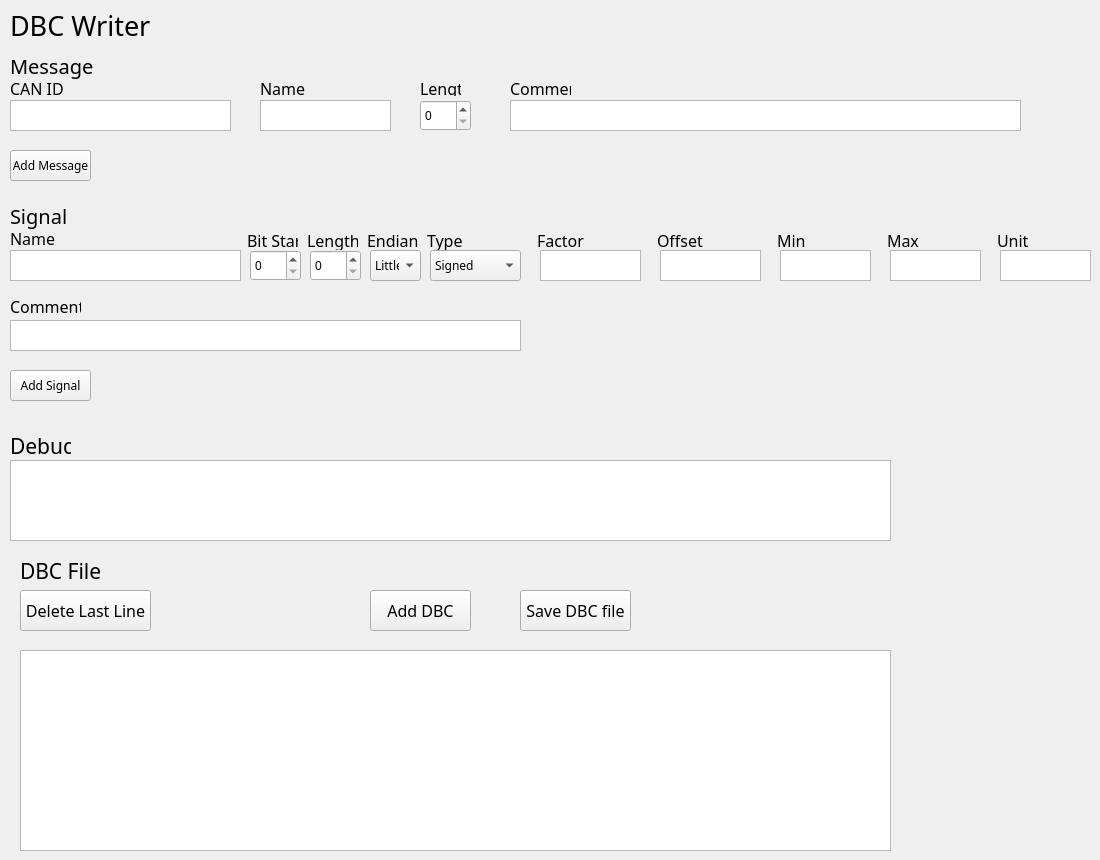
    <widget class="QWidget" name="tab">
     <attribute name="title">
      <string>Edit</string>
     </attribute>
     <widget class="QLabel" name="label_4">
      <property name="geometry">
       <rect>
        <x>247</x>
        <y>230</y>
        <width>51</width>
        <height>20</height>
       </rect>
      </property>
      <property name="font">
       <font>
        <family>휴먼옛체</family>
        <pointsize>12</pointsize>
       </font>
      </property>
      <property name="text">
       <string>Bit Start</string>
      </property>
     </widget>
     <widget class="QTextEdit" name="sg_name">
      <property name="geometry">
       <rect>
        <x>10</x>
        <y>250</y>
        <width>231</width>
        <height>31</height>
       </rect>
      </property>
      <property name="font">
       <font>
        <pointsize>9</pointsize>
       </font>
      </property>
     </widget>
     <widget class="QTextEdit" name="CAN_ID">
      <property name="geometry">
       <rect>
        <x>10</x>
        <y>100</y>
        <width>221</width>
        <height>31</height>
       </rect>
      </property>
     </widget>
     <widget class="QLabel" name="label_3">
      <property name="geometry">
       <rect>
        <x>10</x>
        <y>230</y>
        <width>81</width>
        <height>16</height>
       </rect>
      </property>
      <property name="font">
       <font>
        <family>휴먼옛체</family>
        <pointsize>12</pointsize>
       </font>
      </property>
      <property name="text">
       <string>Name</string>
      </property>
     </widget>
     <widget class="QLabel" name="label_14">
      <property name="geometry">
       <rect>
        <x>777</x>
        <y>230</y>
        <width>51</width>
        <height>20</height>
       </rect>
      </property>
      <property name="font">
       <font>
        <family>휴먼옛체</family>
        <pointsize>12</pointsize>
       </font>
      </property>
      <property name="text">
       <string>Min</string>
      </property>
     </widget>
     <widget class="QSpinBox" name="sg_length">
      <property name="geometry">
       <rect>
        <x>310</x>
        <y>250</y>
        <width>51</width>
        <height>31</height>
       </rect>
      </property>
     </widget>
     <widget class="QTextEdit" name="sg_offset">
      <property name="geometry">
       <rect>
        <x>660</x>
        <y>250</y>
        <width>101</width>
        <height>31</height>
       </rect>
      </property>
     </widget>
     <widget class="QLabel" name="label_19">
      <property name="geometry">
       <rect>
        <x>10</x>
        <y>435</y>
        <width>61</width>
        <height>21</height>
       </rect>
      </property>
      <property name="font">
       <font>
        <family>궁서체</family>
        <pointsize>16</pointsize>
       </font>
      </property>
      <property name="text">
       <string>Debug</string>
      </property>
     </widget>
     <widget class="QLabel" name="label_10">
      <property name="geometry">
       <rect>
        <x>420</x>
        <y>80</y>
        <width>41</width>
        <height>16</height>
       </rect>
      </property>
      <property name="font">
       <font>
        <family>휴먼옛체</family>
        <pointsize>12</pointsize>
       </font>
      </property>
      <property name="text">
       <string>Length</string>
      </property>
     </widget>
     <widget class="QLabel" name="label_11">
      <property name="geometry">
       <rect>
        <x>510</x>
        <y>80</y>
        <width>61</width>
        <height>16</height>
       </rect>
      </property>
      <property name="font">
       <font>
        <family>휴먼옛체</family>
        <pointsize>12</pointsize>
       </font>
      </property>
      <property name="text">
       <string>Comment</string>
      </property>
     </widget>
     <widget class="QTextEdit" name="sg_max">
      <property name="geometry">
       <rect>
        <x>890</x>
        <y>250</y>
        <width>91</width>
        <height>31</height>
       </rect>
      </property>
     </widget>
     <widget class="QLabel" name="label_17">
      <property name="geometry">
       <rect>
        <x>427</x>
        <y>230</y>
        <width>51</width>
        <height>20</height>
       </rect>
      </property>
      <property name="font">
       <font>
        <family>휴먼옛체</family>
        <pointsize>12</pointsize>
       </font>
      </property>
      <property name="text">
       <string>Type</string>
      </property>
     </widget>
     <widget class="QTextBrowser" name="debug">
      <property name="geometry">
       <rect>
        <x>10</x>
        <y>460</y>
        <width>881</width>
        <height>81</height>
       </rect>
      </property>
      <property name="font">
       <font>
        <pointsize>8</pointsize>
       </font>
      </property>
     </widget>
     <widget class="QPushButton" name="bt_addDBC">
      <property name="geometry">
       <rect>
        <x>370</x>
        <y>590</y>
        <width>101</width>
        <height>41</height>
       </rect>
      </property>
      <property name="font">
       <font>
        <family>휴먼옛체</family>
        <pointsize>12</pointsize>
       </font>
      </property>
      <property name="text">
       <string>Add DBC</string>
      </property>
     </widget>
     <widget class="QLabel" name="label_8">
      <property name="geometry">
       <rect>
        <x>997</x>
        <y>230</y>
        <width>51</width>
        <height>20</height>
       </rect>
      </property>
      <property name="font">
       <font>
        <family>휴먼옛체</family>
        <pointsize>12</pointsize>
       </font>
      </property>
      <property name="text">
       <string>Unit</string>
      </property>
     </widget>
     <widget class="QTextEdit" name="msg_cm">
      <property name="geometry">
       <rect>
        <x>510</x>
        <y>100</y>
        <width>511</width>
        <height>31</height>
       </rect>
      </property>
     </widget>
     <widget class="QTextEdit" name="sg_factor">
      <property name="geometry">
       <rect>
        <x>540</x>
        <y>250</y>
        <width>101</width>
        <height>31</height>
       </rect>
      </property>
     </widget>
     <widget class="QPushButton" name="bt_signal">
      <property name="geometry">
       <rect>
        <x>10</x>
        <y>370</y>
        <width>81</width>
        <height>31</height>
       </rect>
      </property>
      <property name="font">
       <font>
        <family>휴먼옛체</family>
       </font>
      </property>
      <property name="text">
       <string>Add Signal</string>
      </property>
     </widget>
     <widget class="QTextEdit" name="msg_name">
      <property name="geometry">
       <rect>
        <x>260</x>
        <y>100</y>
        <width>131</width>
        <height>31</height>
       </rect>
      </property>
     </widget>
     <widget class="QComboBox" name="sg_type">
      <property name="geometry">
       <rect>
        <x>430</x>
        <y>250</y>
        <width>91</width>
        <height>31</height>
       </rect>
      </property>
      <property name="font">
       <font>
        <family>휴먼옛체</family>
       </font>
      </property>
      <item>
       <property name="text">
        <string>Signed</string>
       </property>
      </item>
      <item>
       <property name="text">
        <string>Unsigned</string>
       </property>
      </item>
     </widget>
     <widget class="QLabel" name="label">
      <property name="geometry">
       <rect>
        <x>10</x>
        <y>80</y>
        <width>81</width>
        <height>16</height>
       </rect>
      </property>
      <property name="font">
       <font>
        <family>휴먼옛체</family>
        <pointsize>12</pointsize>
       </font>
      </property>
      <property name="text">
       <string>CAN ID</string>
      </property>
     </widget>
     <widget class="QLabel" name="label_6">
      <property name="geometry">
       <rect>
        <x>537</x>
        <y>230</y>
        <width>51</width>
        <height>20</height>
       </rect>
      </property>
      <property name="font">
       <font>
        <family>휴먼옛체</family>
        <pointsize>12</pointsize>
       </font>
      </property>
      <property name="text">
       <string>Factor</string>
      </property>
     </widget>
     <widget class="QLabel" name="label_15">
      <property name="geometry">
       <rect>
        <x>887</x>
        <y>230</y>
        <width>51</width>
        <height>20</height>
       </rect>
      </property>
      <property name="font">
       <font>
        <family>휴먼옛체</family>
        <pointsize>12</pointsize>
       </font>
      </property>
      <property name="text">
       <string>Max</string>
      </property>
     </widget>
     <widget class="QLabel" name="label_16">
      <property name="geometry">
       <rect>
        <x>367</x>
        <y>230</y>
        <width>51</width>
        <height>20</height>
       </rect>
      </property>
      <property name="font">
       <font>
        <family>휴먼옛체</family>
        <pointsize>12</pointsize>
       </font>
      </property>
      <property name="text">
       <string>Endian</string>
      </property>
     </widget>
     <widget class="QLabel" name="label_7">
      <property name="geometry">
       <rect>
        <x>657</x>
        <y>230</y>
        <width>51</width>
        <height>20</height>
       </rect>
      </property>
      <property name="font">
       <font>
        <family>휴먼옛체</family>
        <pointsize>12</pointsize>
       </font>
      </property>
      <property name="text">
       <string>Offset</string>
      </property>
     </widget>
     <widget class="QLabel" name="label_13">
      <property name="geometry">
       <rect>
        <x>10</x>
        <y>200</y>
        <width>101</width>
        <height>31</height>
       </rect>
      </property>
      <property name="font">
       <font>
        <family>궁서체</family>
        <pointsize>15</pointsize>
       </font>
      </property>
      <property name="text">
       <string>Signal</string>
      </property>
     </widget>
     <widget class="QPushButton" name="bt_del_lastline">
      <property name="geometry">
       <rect>
        <x>20</x>
        <y>590</y>
        <width>131</width>
        <height>41</height>
       </rect>
      </property>
      <property name="font">
       <font>
        <family>휴먼옛체</family>
        <pointsize>12</pointsize>
       </font>
      </property>
      <property name="text">
       <string>Delete Last Line</string>
      </property>
     </widget>
     <widget class="QLabel" name="label_5">
      <property name="geometry">
       <rect>
        <x>307</x>
        <y>230</y>
        <width>51</width>
        <height>20</height>
       </rect>
      </property>
      <property name="font">
       <font>
        <family>휴먼옛체</family>
        <pointsize>12</pointsize>
       </font>
      </property>
      <property name="text">
       <string>Length</string>
      </property>
     </widget>
     <widget class="QLabel" name="label_12">
      <property name="geometry">
       <rect>
        <x>10</x>
        <y>50</y>
        <width>101</width>
        <height>31</height>
       </rect>
      </property>
      <property name="font">
       <font>
        <family>궁서체</family>
        <pointsize>15</pointsize>
       </font>
      </property>
      <property name="text">
       <string>Message</string>
      </property>
     </widget>
     <widget class="QSpinBox" name="sg_start">
      <property name="geometry">
       <rect>
        <x>250</x>
        <y>250</y>
        <width>51</width>
        <height>31</height>
       </rect>
      </property>
     </widget>
     <widget class="QSpinBox" name="msg_length">
      <property name="geometry">
       <rect>
        <x>420</x>
        <y>100</y>
        <width>51</width>
        <height>31</height>
       </rect>
      </property>
     </widget>
     <widget class="QLabel" name="label_2">
      <property name="geometry">
       <rect>
        <x>260</x>
        <y>80</y>
        <width>48</width>
        <height>16</height>
       </rect>
      </property>
      <property name="font">
       <font>
        <family>휴먼옛체</family>
        <pointsize>12</pointsize>
       </font>
      </property>
      <property name="text">
       <string>Name</string>
      </property>
     </widget>
     <widget class="QPushButton" name="bt_msg">
      <property name="geometry">
       <rect>
        <x>10</x>
        <y>150</y>
        <width>81</width>
        <height>31</height>
       </rect>
      </property>
      <property name="font">
       <font>
        <family>휴먼옛체</family>
       </font>
      </property>
      <property name="text">
       <string>Add Message</string>
      </property>
     </widget>
     <widget class="QPushButton" name="bt_save">
      <property name="geometry">
       <rect>
        <x>520</x>
        <y>590</y>
        <width>111</width>
        <height>41</height>
       </rect>
      </property>
      <property name="font">
       <font>
        <family>휴먼옛체</family>
        <pointsize>12</pointsize>
       </font>
      </property>
      <property name="text">
       <string>Save DBC file</string>
      </property>
     </widget>
     <widget class="QComboBox" name="sg_endian">
      <property name="geometry">
       <rect>
        <x>370</x>
        <y>250</y>
        <width>51</width>
        <height>31</height>
       </rect>
      </property>
      <property name="font">
       <font>
        <family>휴먼옛체</family>
       </font>
      </property>
      <item>
       <property name="text">
        <string>Little</string>
       </property>
      </item>
      <item>
       <property name="text">
        <string>Big</string>
       </property>
      </item>
     </widget>
     <widget class="QTextEdit" name="sg_cm">
      <property name="geometry">
       <rect>
        <x>10</x>
        <y>320</y>
        <width>511</width>
        <height>31</height>
       </rect>
      </property>
     </widget>
     <widget class="QTextEdit" name="sg_unit">
      <property name="geometry">
       <rect>
        <x>1000</x>
        <y>250</y>
        <width>91</width>
        <height>31</height>
       </rect>
      </property>
     </widget>
     <widget class="QLabel" name="label_9">
      <property name="geometry">
       <rect>
        <x>10</x>
        <y>296</y>
        <width>71</width>
        <height>20</height>
       </rect>
      </property>
      <property name="font">
       <font>
        <family>휴먼옛체</family>
        <pointsize>12</pointsize>
       </font>
      </property>
      <property name="text">
       <string>Comment</string>
      </property>
     </widget>
     <widget class="QTextEdit" name="sg_min">
      <property name="geometry">
       <rect>
        <x>780</x>
        <y>250</y>
        <width>91</width>
        <height>31</height>
       </rect>
      </property>
     </widget>
     <widget class="QLabel" name="label_22">
      <property name="geometry">
       <rect>
        <x>10</x>
        <y>10</y>
        <width>181</width>
        <height>31</height>
       </rect>
      </property>
      <property name="font">
       <font>
        <family>궁서체</family>
        <pointsize>20</pointsize>
       </font>
      </property>
      <property name="text">
       <string>DBC Writer</string>
      </property>
     </widget>
     <widget class="QLabel" name="label_63">
      <property name="geometry">
       <rect>
        <x>20</x>
        <y>560</y>
        <width>91</width>
        <height>21</height>
       </rect>
      </property>
      <property name="font">
       <font>
        <family>궁서체</family>
        <pointsize>16</pointsize>
       </font>
      </property>
      <property name="text">
       <string>DBC File</string>
      </property>
     </widget>
     <widget class="QTextBrowser" name="DBC_temp">
      <property name="geometry">
       <rect>
        <x>20</x>
        <y>650</y>
        <width>871</width>
        <height>201</height>
       </rect>
      </property>
     </widget>
    </widget>
